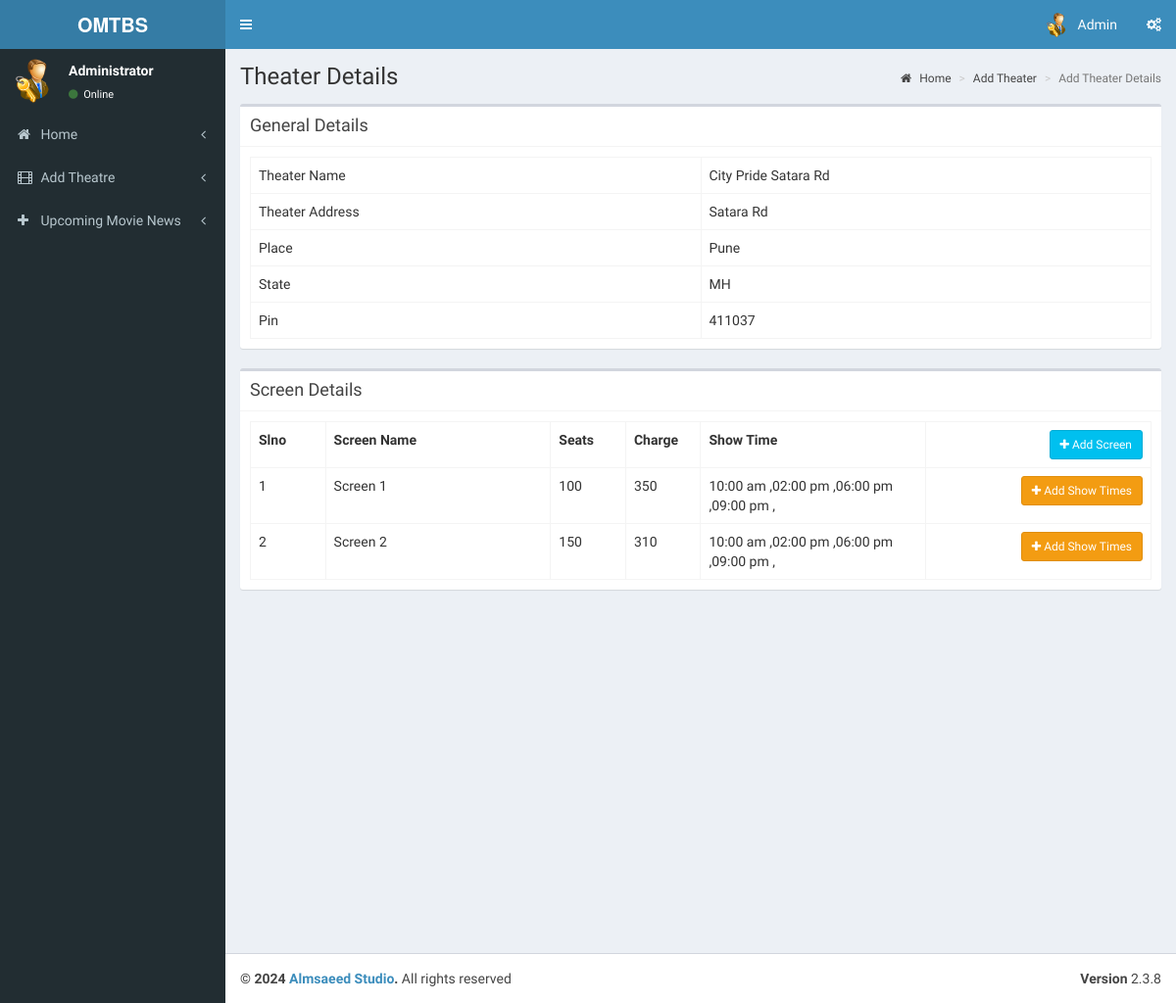
The app's page /admin/pages/add_theatre_2.1.php?id=3 (signed in) with its own data.
### tables this page shows
CREATE TABLE `tbl_theatre` (
  `id` int(11) NOT NULL,
  `name` varchar(100) NOT NULL,
  `address` varchar(100) NOT NULL,
  `place` varchar(100) NOT NULL,
  `state` varchar(50) NOT NULL,
  `pin` int(11) NOT NULL
);

CREATE TABLE `tbl_screens` (
  `screen_id` int(11) NOT NULL,
  `t_id` int(11) NOT NULL COMMENT 'theatre id',
  `screen_name` varchar(110) NOT NULL,
  `seats` int(11) NOT NULL COMMENT 'number of seats',
  `charge` int(11) NOT NULL
);

CREATE TABLE `tbl_show_time` (
  `st_id` int(11) NOT NULL,
  `screen_id` int(11) NOT NULL,
  `name` varchar(40) NOT NULL COMMENT 'noon,second,etc',
  `start_time` time NOT NULL
);

### admin/pages/add_theatre_2.1.php (the view, shortened to what this page needs)
<?php
include('header.php');
?>
  <div class="content-wrapper">
    <section class="content-header">
      <h1>
        Theater Details
      </h1>
      <ol class="breadcrumb">
        <li><a href="index.php"><i class="fa fa-home"></i> Home</a></li>
        <li><a href="add_theater.php">Add Theater</a></li>
        <li class="active">Add Theater Details</li>
      </ol>
    </section>
    <section class="content">
      <div class="box">
         <div class="box-header with-border">
              <h3 class="box-title">General Details</h3>
            </div>
        <div class="box-body">
          <?php
            $th=mysqli_query($con,"select * from tbl_theatre where id='".$_GET['id']."'");
            $theatre=mysqli_fetch_array($th);
          ?>
            <table class="table table-bordered table-hover">
                <tr>
                    <td class="col-md-6">Theater Name</td>
                    <td  class="col-md-6"><?php echo $theatre['name'];?></td>
                </tr>
                <tr>
                    <td>Theater Address</td>
                    <td><?php echo $theatre['address'];?></td>
                </tr>
                <tr>
                    <td>Place</td>
                    <td><?php echo $theatre['place'];?></td>
                </tr>
                <tr>
                    <td>State</td>
                    <td><?php echo $theatre['state'];?></td>
                </tr>
                <tr>
                    <td>Pin</td>
                    <td><?php echo $theatre['pin'];?></td>
                </tr>
            </table>
        </div>
      </div>
         <div class="box">
         <div class="box-header with-border">
              <h3 class="box-title">Screen Details</h3>
            </div>
        <div class="box-body" id="screendtls">
          <?php
            $sr=mysqli_query($con,"select * from tbl_screens where t_id='".$_GET['id']."'");
            if(mysqli_num_rows($sr))
            {
          ?>
            <table class="table table-bordered table-hover">
              <th class="col-md-1">Slno</th>
              <th class="col-md-3">Screen Name</th>
              <th class="col-md-1">Seats</th>
              <th class="col-md-1">Charge</th>
              <th class="col-md-3">Show Time</th>
              <th class="text-right col-md-3"><button data-toggle="modal" data-target="#view-modal" id="getUser" class="btn btn-sm btn-info"><i class="fa fa-plus"></i> Add Screen</button></th>
                <?php
                $sl=1;
                while($screen=mysqli_fetch_array($sr))
                {
                  ?>
                  <tr>
                    <td><?php echo $sl;?></td>
                    <td><?php echo $screen['screen_name'];?></td>
                    <td><?php echo $screen['seats'];?></td>
                    <td><?php echo $screen['charge'];?></td>
                    <?php
                      $st=mysqli_query($con,"select * from tbl_show_time where screen_id='".$screen['screen_id']."'");
                    ?>
                    <td><?php if(mysqli_num_rows($st)) { while($stm=mysqli_fetch_array($st))
                    { echo date('h:i a',strtotime($stm['start_time']))." ,";}}
                    else
                    {echo "No Show Time Added";}
                    ?></td>
                    <td class="text-right"><button data-toggle="modal" data-id="<?php echo $screen['screen_id'];?>" data-target="#view-modal2" id="getUser2" class="btn btn-sm btn-warning"><i class="fa fa-plus"></i> Add Show Times</button></td>
                  </tr>
                  <?php
                  $sl++;
                }
                ?>
            </table>
            <?php
            }
            else
            {
              ?>
              <button data-toggle="modal" data-target="#view-modal" id="getUser" class="btn btn-sm btn-info"><i class="fa fa-plus"></i> Add Screen</button>
              <?php
            }
            ?>
        </div>
      </div>
    </section>
  </div>
  <?php
include('footer.php');
?>

### records on screen
tbl_theatre: name "City Pride Satara Rd", address "Satara Rd", place "Pune", state "MH", pin "411037"
tbl_screens: screen_name "Screen 1", seats "100", charge "350"
tbl_show_time: start_time "10:00 am"
tbl_show_time: start_time "02:00 pm"
tbl_show_time: start_time "06:00 pm"
tbl_show_time: start_time "09:00 pm"
tbl_screens: screen_name "Screen 2", seats "150", charge "310"
tbl_show_time: start_time "10:00 am"
tbl_show_time: start_time "02:00 pm"
tbl_show_time: start_time "06:00 pm"
tbl_show_time: start_time "09:00 pm"
